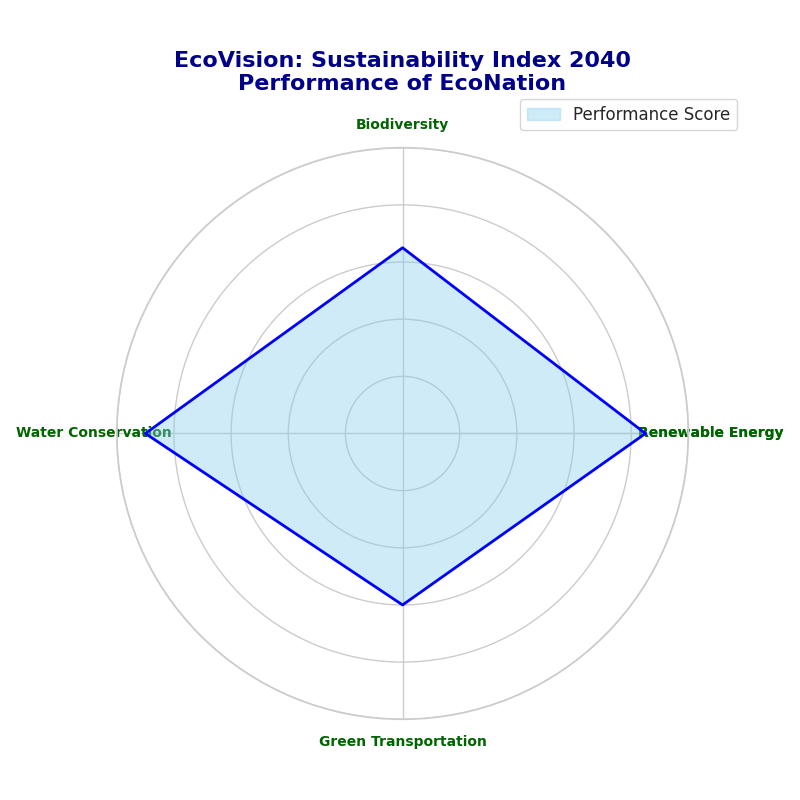

This chart was generated by the following Python code:
import numpy as np
import matplotlib.pyplot as plt

# Define the categories and their respective scores
categories = ['Renewable Energy', 'Biodiversity', 'Water Conservation', 'Green Transportation']
values = np.array([85, 65, 90, 60])

# Close the loop by appending the first value at the end
values = np.concatenate((values, [values[0]]))

# Calculate the angles for each category on the radar chart
angles = np.linspace(0, 2 * np.pi, len(categories), endpoint=False).tolist()
angles += angles[:1]  # Close the loop

# Create the radar chart
fig, ax = plt.subplots(figsize=(8, 8), subplot_kw=dict(polar=True))

# Plot the data
ax.fill(angles, values, color='skyblue', alpha=0.4)
ax.plot(angles, values, color='blue', linewidth=2)

# Add category labels around the chart
ax.set_yticklabels([])  # Remove radial labels for simplicity
ax.set_xticks(angles)
ax.set_xticklabels(categories + [categories[0]], fontsize=10, fontweight='bold', color='darkgreen')

# Set title
plt.title("EcoVision: Sustainability Index 2040\nPerformance of EcoNation",
          size=16, color='darkblue', weight='bold', pad=20)

# Set radial limits
ax.set_ylim(0, 100)

# Add a legend
ax.legend(['Performance Score'], loc='upper right', bbox_to_anchor=(1.1, 1.1), fontsize='medium', frameon=True)

# Adjust layout to prevent overlap
plt.tight_layout()

# Display the plot
plt.show()
